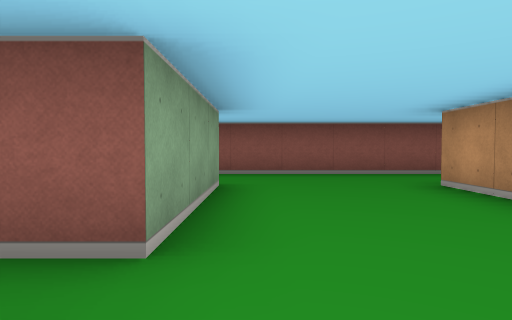
view 1 (above)

24 first-person views from a walk through a cub3D level. The camera is about half as high as the walls, tilts 2° down and sees 75° across. The floor is counted in squares. Each view is taken from the middle of a square. On the plan, view 1 faces up. The plan holds only what a view shows up to about 9 squares ahead; the rest is blank.

view 2
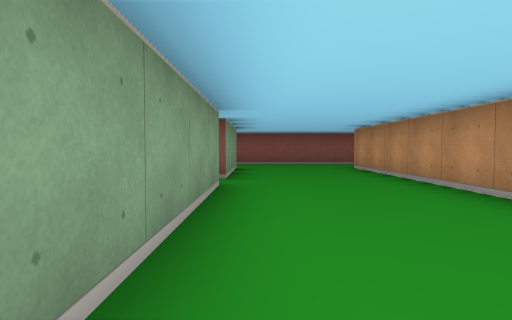

view 3
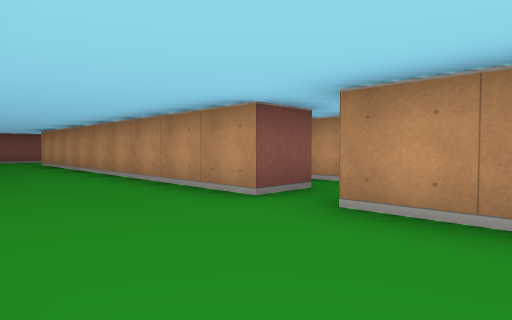

view 4
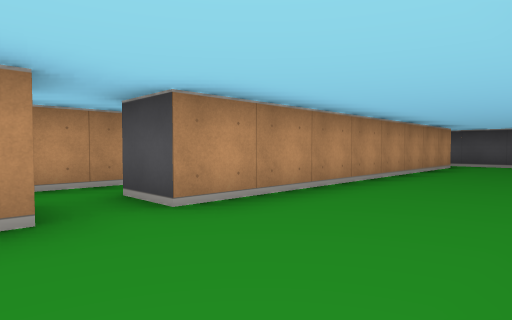

view 5
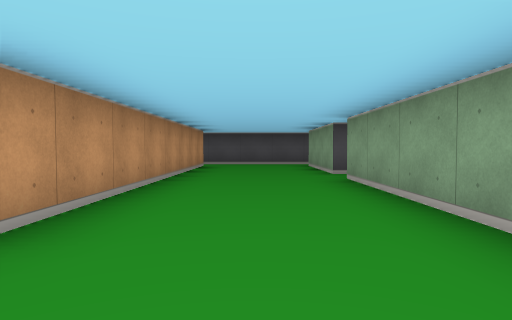

view 6
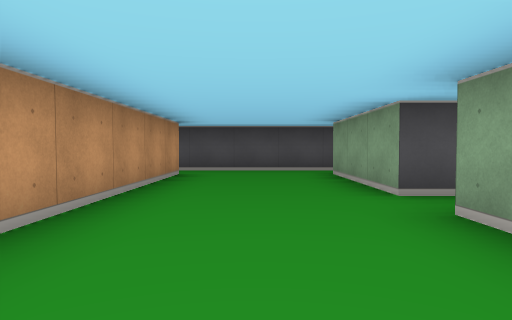

view 7
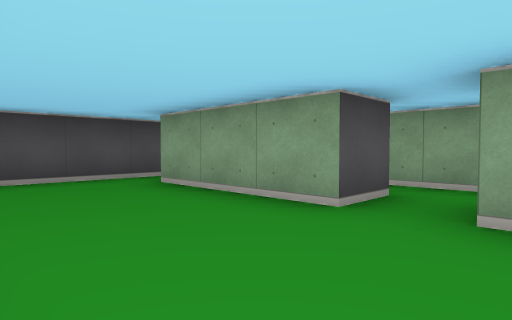

view 8
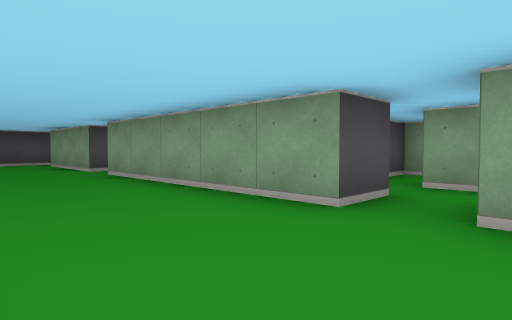

view 9
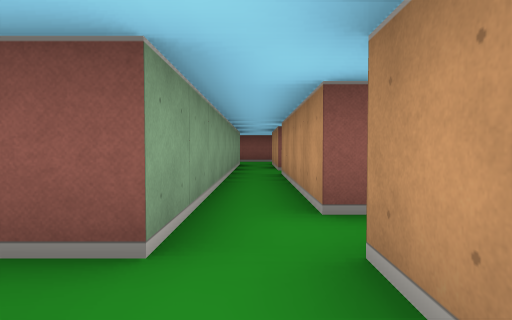

view 10
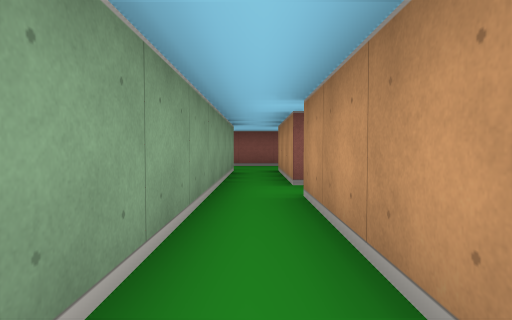

view 11
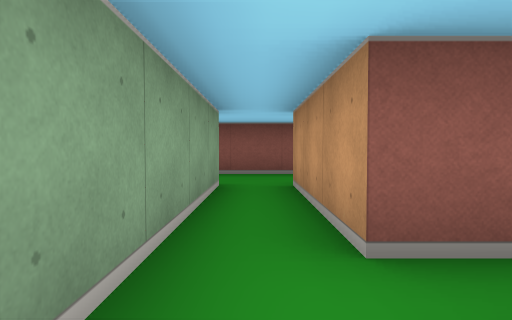

view 12
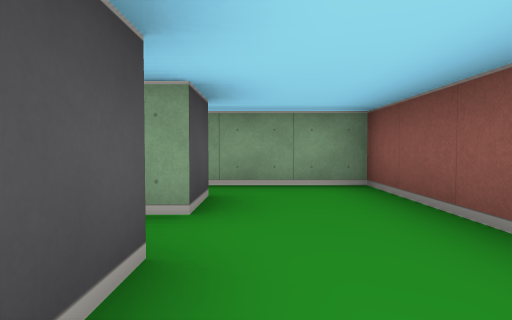

view 13
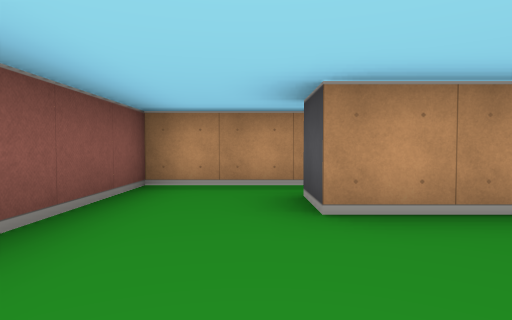

view 14
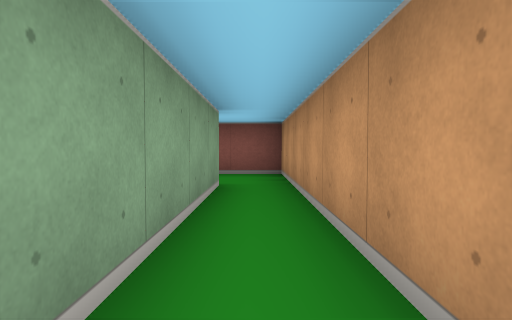

view 15
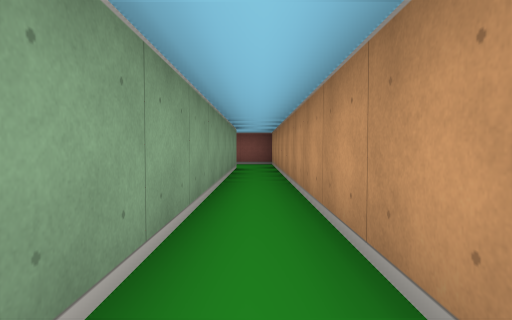

view 16
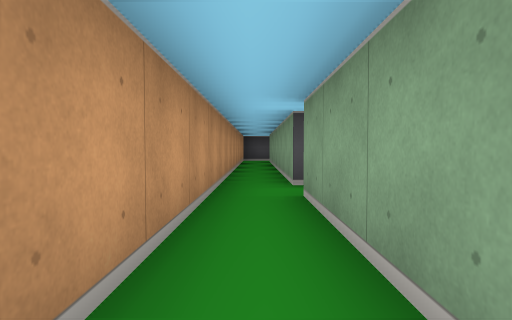

view 17
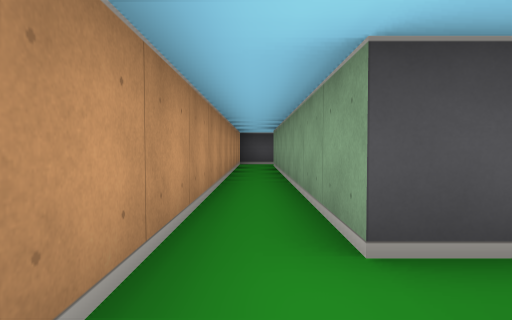

view 18
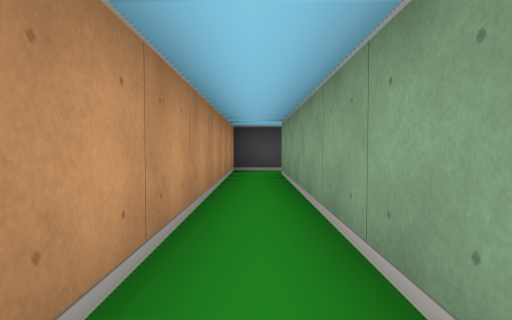

view 19
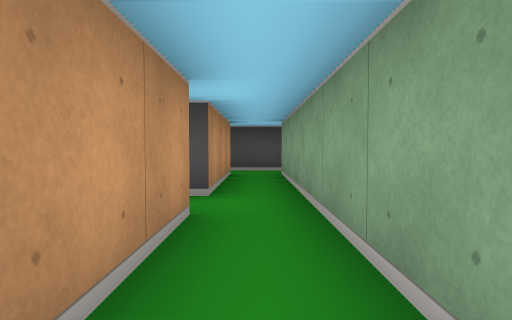

view 20
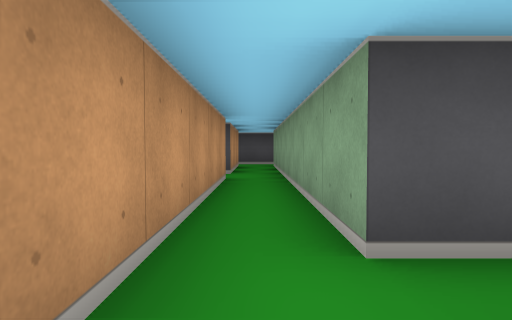

view 21
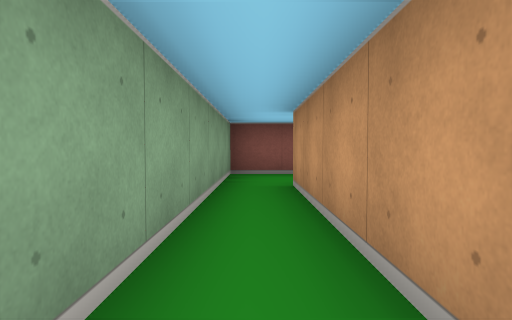

view 22
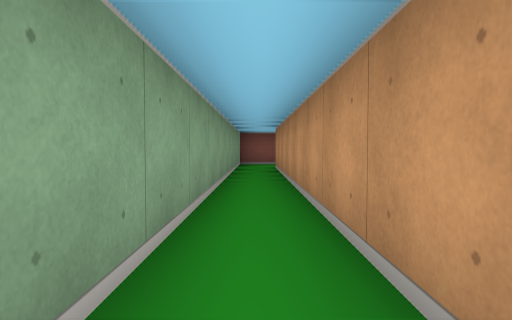

view 23
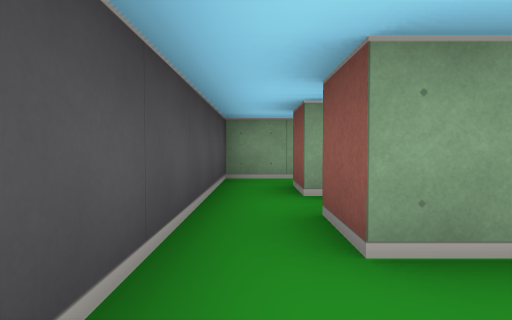

view 24
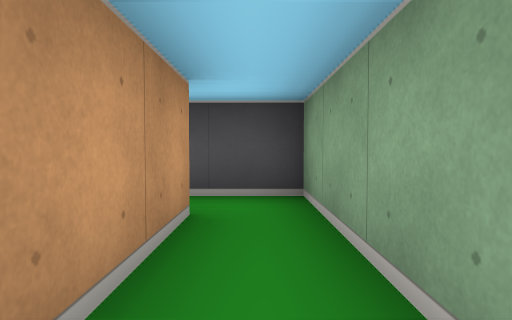

### Floor plan
Ten units are one square. View 1 is at (0, 0); x grows to the right and y downward. Boxes are objects, and circles mark ways between rooms. Rooms are numbered by the first view taken in them; rooms with no view inside come last. Other rooms are left out.
<svg viewBox="-51 -70 101 220">
<path fill="none" stroke="#000" d="M-5 45 -5 95M35 45 25 45 25 -45 35 -45M-5 -5 -5 35M-5 105 -5 135M-5 -45 -5 -15M25 135 25 55 35 55M-5 145 35 145M35 -65 -5 -65M-15 35 -15 -5M-25 55 -25 135M-15 95 -15 45 -5 45M-5 -15 -15 -15 -15 -45 -5 -45M-25 -45 -25 45M-5 135 -15 135 -15 105 -5 105M-25 145 -5 145M-5 -65 -25 -65M35 55 35 135M35 -45 35 45M35 145 45 145 45 -65 35 -65M-35 34 -35 -45 -25 -45M-25 45 -32 45M-25 -65 -45 -65 -45 34M-46 55 -25 55M-45 116 -45 145 -25 145M-25 135 -35 135 -35 116"/>
<circle cx="-10" cy="-10" r="3" fill="#2a7"/>
<circle cx="-10" cy="-55" r="3" fill="#2a7"/>
<circle cx="-10" cy="100" r="3" fill="#2a7"/>
<circle cx="-10" cy="140" r="3" fill="#2a7"/>
<circle cx="-10" cy="40" r="3" fill="#2a7"/>
<circle cx="30" cy="-55" r="3" fill="#2a7"/>
<circle cx="30" cy="140" r="3" fill="#2a7"/>
<circle cx="30" cy="50" r="3" fill="#2a7"/>
<circle cx="-30" cy="-55" r="3" fill="#2a7"/>
<circle cx="-30" cy="50" r="3" fill="#2a7"/>
<circle cx="-30" cy="140" r="3" fill="#2a7"/>
<text x="10" y="40">1</text>
<text x="-20" y="40">2</text>
<text x="40" y="40">3</text>
<text x="-40" y="-10">4</text>
<text x="-40" y="110">5</text>
</svg>
Room 1 opens to room 2. Room 1 opens to room 3. Room 2 opens to room 4. Room 2 opens to room 5.

Where each view was taken, in squares from view 1:
view 1: 0 up, 0 right, facing up
view 2: 4 down, 0 right, facing up
view 3: 7 down, 0 right, facing up-right
view 4: 4 down, 0 right, facing down-right
view 5: 4 down, 1 right, facing down
view 6: 7 down, 1 right, facing down
view 7: 9 down, 2 right, facing down-left
view 8: 3 down, 2 right, facing down-left
view 9: 6 down, 2 left, facing up
view 10: 3 down, 2 left, facing up
view 11: 0 up, 2 left, facing up
view 12: 5 up, 0 right, facing left
view 13: 5 up, 0 right, facing right
view 14: 0 up, 4 right, facing up
view 15: 4 down, 4 right, facing up
view 16: 1 down, 4 right, facing down
view 17: 4 down, 4 right, facing down
view 18: 7 down, 4 right, facing down
view 19: 7 down, 2 left, facing down
view 20: 4 down, 2 left, facing down
view 21: 0 up, 4 left, facing up
view 22: 4 down, 4 left, facing up
view 23: 14 down, 1 right, facing left
view 24: 11 down, 4 left, facing down
